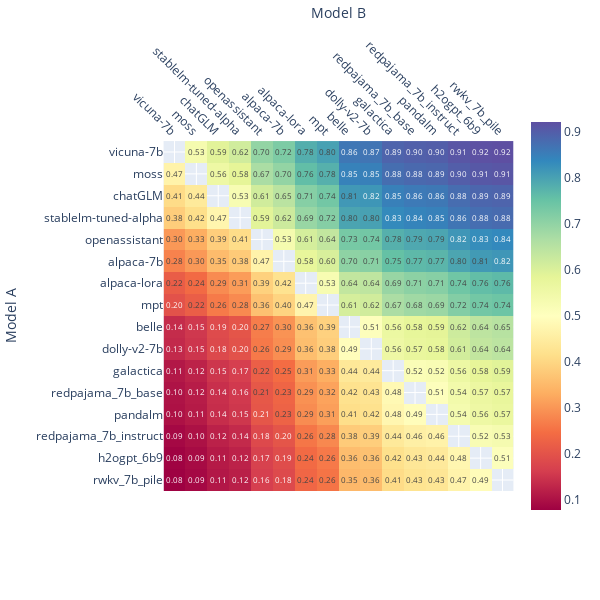

The notebook cell this image was saved under:
### Code cell
# import plotly.io as pio

fig = px.imshow(win_rate_pivot_table.T, color_continuous_scale='spectral',
                text_auto=".2f", title=None)
fig.update_layout(xaxis_title="Model B", yaxis_title="Model A", xaxis_side="top", height=600, width=600,
                title_y=0.07, title_x=0.5)
# fig.update_traces(hovertemplate=
#                 "Model A: %{y}<br>Model B: %{x}<br>Fraction of A Wins: %{z}<extra></extra>")
fig.update_xaxes(tickangle=45)

pio.write_image(fig, 'win-rate-pred.pdf')
fig

### Figure 1 — Plotly figure (JSON) as saved in the notebook; plotly's stock layout.template omitted (floating-point values rounded to 4 significant figures; data arrays with more than 128 entries replaced by an {"elided": "..."} marker saying what was removed)
{"data": [{"coloraxis": "coloraxis", "hovertemplate": "model_a: %{x}<br>model_b: %{y}<br>color: %{z}<extra></extra>", "name": "0", "texttemplate": "%{z:.2f}", "type": "heatmap", "x": ["vicuna-7b", "moss", "chatGLM", "stablelm-tuned-alpha", "openassistant", "alpaca-7b", "alpaca-lora", "mpt", "belle", "dolly-v2-7b", "galactica", "redpajama_7b_base", "pandalm", "redpajama_7b_instruct", "h2ogpt_6b9", "rwkv_7b_pile"], "xaxis": "x", "y": ["vicuna-7b", "moss", "chatGLM", "stablelm-tuned-alpha", "openassistant", "alpaca-7b", "alpaca-lora", "mpt", "belle", "dolly-v2-7b", "galactica", "redpajama_7b_base", "pandalm", "redpajama_7b_instruct", "h2ogpt_6b9", "rwkv_7b_pile"], "yaxis": "y", "z": {"elided": "16x16 float values"}}], "layout": {"coloraxis": {"colorscale": [[0, "rgb(158,1,66)"], [0.1, "rgb(213,62,79)"], [0.2, "rgb(244,109,67)"], [0.3, "rgb(253,174,97)"], [0.4, "rgb(254,224,139)"], [0.5, "rgb(255,255,191)"], [0.6, "rgb(230,245,152)"], [0.7, "rgb(171,221,164)"], [0.8, "rgb(102,194,165)"], [0.9, "rgb(50,136,189)"], [1, "rgb(94,79,162)"]]}, "height": 600, "margin": {"t": 60}, "title": {"x": 0.5, "y": 0.07}, "width": 600, "xaxis": {"anchor": "y", "constrain": "domain", "domain": [0, 1], "scaleanchor": "y", "side": "top", "tickangle": 45, "title": {"text": "Model B"}}, "yaxis": {"anchor": "x", "autorange": "reversed", "constrain": "domain", "domain": [0, 1], "title": {"text": "Model A"}}}}
